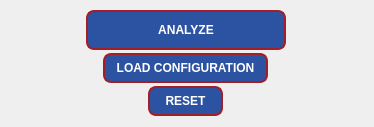
            <widget class="QGroupBox" name="groupBox">
             <property name="sizePolicy">
              <sizepolicy hsizetype="Preferred" vsizetype="Preferred">
               <horstretch>0</horstretch>
               <verstretch>0</verstretch>
              </sizepolicy>
             </property>
             <property name="minimumSize">
              <size>
               <width>0</width>
               <height>0</height>
              </size>
             </property>
             <property name="styleSheet">
              <string notr="true">QGroupBox {
    border: none;
    margin-top: 10; 
}

QGroupBox::title {
    background-color: #2C53A1;
    color: #FFFFFF;
    padding: 6px 10px;     
    margin-top: 8px;        
    margin-bottom: 4px;      
    border-radius: 4px;
    font-weight: bold;
    border-top-left-radius: 9px;
    border-bottom-left-radius: 9px;
    border-top-right-radius: 9px;
    border-bottom-right-radius: 9px;
    subcontrol-origin: margin;
    subcontrol-position: top center; 
}</string>
             </property>
             <property name="title">
              <string/>
             </property>
             <property name="alignment">
              <set>Qt::AlignmentFlag::AlignHCenter|Qt::AlignmentFlag::AlignTop</set>
             </property>
             <layout class="QGridLayout" name="gridLayout_5">
              <property name="leftMargin">
               <number>9</number>
              </property>
              <property name="topMargin">
               <number>0</number>
              </property>
              <property name="horizontalSpacing">
               <number>0</number>
              </property>
              <property name="verticalSpacing">
               <number>3</number>
              </property>
              <item row="0" column="1">
               <widget class="QPushButton" name="analysis_button">
                <property name="enabled">
                 <bool>true</bool>
                </property>
                <property name="sizePolicy">
                 <sizepolicy hsizetype="Fixed" vsizetype="Fixed">
                  <horstretch>0</horstretch>
                  <verstretch>0</verstretch>
                 </sizepolicy>
                </property>
                <property name="minimumSize">
                 <size>
                  <width>200</width>
                  <height>40</height>
                 </size>
                </property>
                <property name="cursor">
                 <cursorShape>PointingHandCursor</cursorShape>
                </property>
                <property name="styleSheet">
                 <string notr="true">QPushButton{font:10pt&quot;Arial&quot;;font-weight:bold;}QPushButton{border:2px solid #A21F27;border-radius:8px;background-color:#2C53A1;color:#FFFFFF;font:10pt&quot;Arial&quot;;font-weight:bold;}QPushButton:pressed{border:2px solid #A21F27;border-radius:8px;background-color:#A21F27;color:#FFFFFF;}</string>
                </property>
                <property name="text">
                 <string notr="true">ANALYZE</string>
                </property>
               </widget>
              </item>
              <item row="2" column="0">
               <spacer name="horizontalSpacer_14">
                <property name="orientation">
                 <enum>Qt::Orientation::Horizontal</enum>
                </property>
                <property name="sizeHint" stdset="0">
                 <size>
                  <width>77</width>
                  <height>20</height>
                 </size>
                </property>
               </spacer>
              </item>
              <item row="2" column="2">
               <spacer name="horizontalSpacer_15">
                <property name="orientation">
                 <enum>Qt::Orientation::Horizontal</enum>
                </property>
                <property name="sizeType">
                 <enum>QSizePolicy::Policy::Preferred</enum>
                </property>
                <property name="sizeHint" stdset="0">
                 <size>
                  <width>77</width>
                  <height>20</height>
                 </size>
                </property>
               </spacer>
              </item>
              <item row="1" column="1" alignment="Qt::AlignmentFlag::AlignHCenter">
               <widget class="QPushButton" name="load_configuration_button">
                <property name="sizePolicy">
                 <sizepolicy hsizetype="Fixed" vsizetype="Fixed">
                  <horstretch>0</horstretch>
                  <verstretch>0</verstretch>
                 </sizepolicy>
                </property>
                <property name="minimumSize">
                 <size>
                  <width>165</width>
                  <height>30</height>
                 </size>
                </property>
                <property name="cursor">
                 <cursorShape>PointingHandCursor</cursorShape>
                </property>
                <property name="styleSheet">
                 <string notr="true">QPushButton{font:14pt&quot;Arial&quot;;font-weight:bold;}QPushButton{border:2px solid #A21F27;border-radius:8px;background-color:#2C53A1;color:#FFFFFF;font:10pt&quot;Arial&quot;;font-weight:bold;}QPushButton:pressed{border:2px solid #A21F27;border-radius:8px;background-color:#A21F27;color:#FFFFFF;}</string>
                </property>
                <property name="text">
                 <string notr="true">LOAD CONFIGURATION</string>
                </property>
               </widget>
              </item>
              <item row="2" column="1" alignment="Qt::AlignmentFlag::AlignHCenter">
               <widget class="QPushButton" name="clear_button">
                <property name="sizePolicy">
                 <sizepolicy hsizetype="Fixed" vsizetype="Fixed">
                  <horstretch>0</horstretch>
                  <verstretch>0</verstretch>
                 </sizepolicy>
                </property>
                <property name="minimumSize">
                 <size>
                  <width>75</width>
                  <height>30</height>
                 </size>
                </property>
                <property name="cursor">
                 <cursorShape>PointingHandCursor</cursorShape>
                </property>
                <property name="styleSheet">
                 <string notr="true">QPushButton{font:14pt&quot;Arial&quot;;font-weight:bold;}QPushButton{border:2px solid #A21F27;border-radius:8px;background-color:#2C53A1;color:#FFFFFF;font:10pt&quot;Arial&quot;;font-weight:bold;}QPushButton:pressed{border:2px solid #A21F27;border-radius:8px;background-color:#A21F27;color:#FFFFFF;}</string>
                </property>
                <property name="text">
                 <string notr="true">RESET</string>
                </property>
               </widget>
              </item>
              <item row="0" column="0">
               <spacer name="horizontalSpacer_16">
                <property name="orientation">
                 <enum>Qt::Orientation::Horizontal</enum>
                </property>
                <property name="sizeHint" stdset="0">
                 <size>
                  <width>77</width>
                  <height>20</height>
                 </size>
                </property>
               </spacer>
              </item>
              <item row="0" column="2">
               <spacer name="horizontalSpacer_17">
                <property name="orientation">
                 <enum>Qt::Orientation::Horizontal</enum>
                </property>
                <property name="sizeType">
                 <enum>QSizePolicy::Policy::Preferred</enum>
                </property>
                <property name="sizeHint" stdset="0">
                 <size>
                  <width>77</width>
                  <height>20</height>
                 </size>
                </property>
               </spacer>
              </item>
              <item row="1" column="0">
               <spacer name="horizontalSpacer_18">
                <property name="orientation">
                 <enum>Qt::Orientation::Horizontal</enum>
                </property>
                <property name="sizeHint" stdset="0">
                 <size>
                  <width>77</width>
                  <height>20</height>
                 </size>
                </property>
               </spacer>
              </item>
              <item row="1" column="2">
               <spacer name="horizontalSpacer_19">
                <property name="orientation">
                 <enum>Qt::Orientation::Horizontal</enum>
                </property>
                <property name="sizeType">
                 <enum>QSizePolicy::Policy::Preferred</enum>
                </property>
                <property name="sizeHint" stdset="0">
                 <size>
                  <width>77</width>
                  <height>20</height>
                 </size>
                </property>
               </spacer>
              </item>
             </layout>
            </widget>
